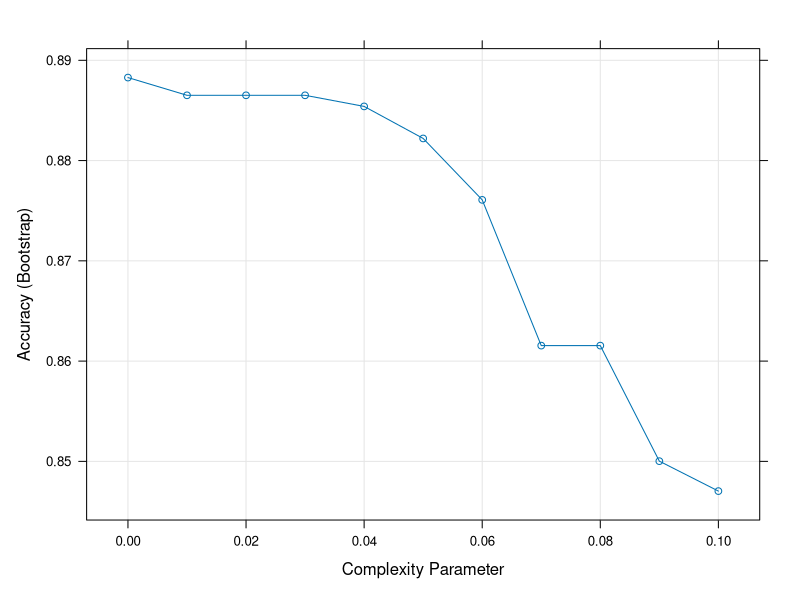
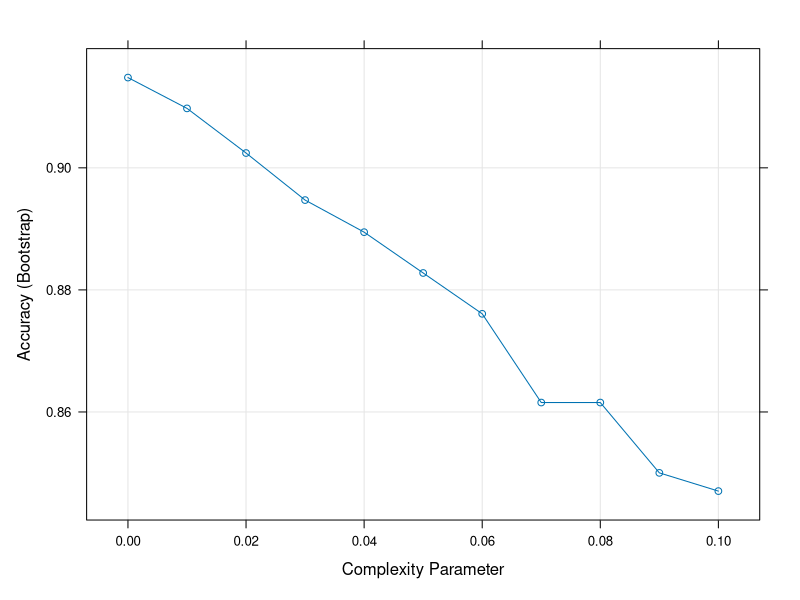

Write R code to recreate these figures, in order. (Note: this script raises an error after producing the figures.)
.libPaths('C:/Users/BrBl1834/R/win-library')
library(rpart)
library(dslabs)
library(caret)
data("tissue_gene_expression")


# Q1 regression tree to predict tissue type
set.seed(1991, sample.kind = "Rounding") # if using R 3.6 or later
cp<-data.frame(cp=seq(0, 0.1, 0.01))
fit<-train(tissue_gene_expression$x,tissue_gene_expression$y,method = "rpart",tuneGrid = cp)
plot(fit)


# Q2 try multiple minsplit arguments (because low number of placenta tissue types)

set.seed(1991, sample.kind = "Rounding") # if using R 3.6 or later
cp<-data.frame(cp=seq(0, 0.1, 0.01))
fit_rpart<-train(tissue_gene_expression$x,tissue_gene_expression$y,method = "rpart",tuneGrid = cp,control = rpart.control(minsplit = 0))
plot(fit_rpart)
# don't do this--> model is massively overtrained because all data was used to build it
y_hat<-predict(fit_rpart,tissue_gene_expression$x)
confusionMatrix(y_hat,tissue_gene_expression$y)

fit_rpart$results$Accuracy
fit_rpart$results%>%ggplot(aes(x=cp,y=Accuracy)) + geom_line() + geom_point() + 
  geom_errorbar(aes(x=cp, ymin=Accuracy-AccuracySD, ymax=Accuracy+AccuracySD))


# Q3 plot best tree

plot(fit$finalModel)
text(fit$finalModel)

# Q4 use random forest with diff # of trees (mtry)
set.seed(1991, sample.kind = "Rounding") # if using R 3.6 or later
mtry<-data.frame(mtry=seq(50, 200, 25))
fit<-train(tissue_gene_expression$x,tissue_gene_expression$y,method = "rf",tuneGrid = mtry, nodesize=1)

fit$results

# Q5
imp <- varImp(fit)
  imp

# Q6
tree_terms <- as.character(unique(fit_rpart$finalModel$frame$var[!(fit_rpart$finalModel$frame$var == "<leaf>")]))
tree_terms



q6<-imp$importance%>%mutate(gene=rownames(imp$importance))%>%filter(gene %in% tree_terms)
q6

q6b<-imp$importance%>%mutate(gene=rownames(imp$importance))
q6b_order<-q6b$gene[order(q6b$Overall)]
q6b_order<-rev(q6b_order)
     
which(q6b_order=="CFHR4")
